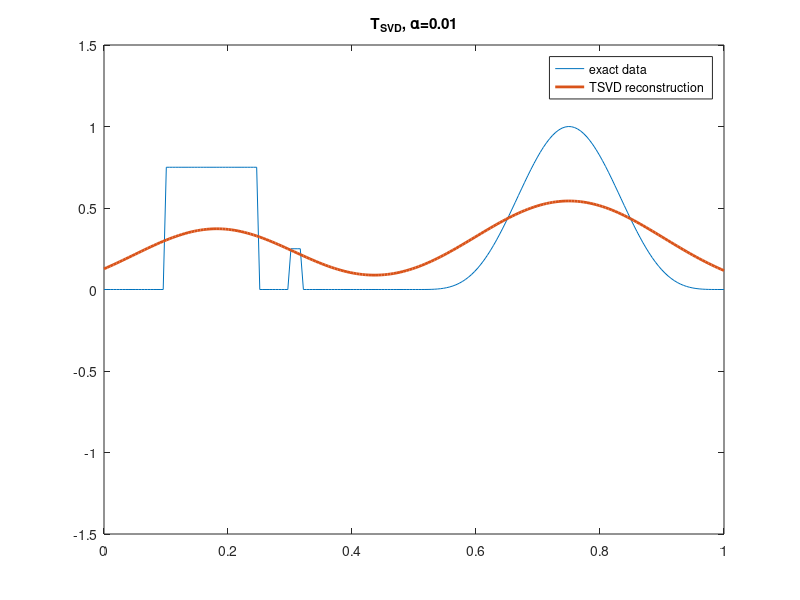

Reproduce this figure in MATLAB.
% Number of discretization points
% N = 200;
close all
N = 200;
C = 0.2;

K = zeros(N,N);
h = 1/N;
x = linspace(0,1,N)';

% discrete convolution matrix
for l = 1:N
    for k = 1:N
      %K(l,k)  = h * power(C,-2) * max(0,C-abs((l-k)*h));
      K(l,k)  = h * power(C,-2) * max(0,C-abs((l-k)*h));
    end
end

% exact parameters
p = 0.75 * (x > .1).*(x < .25) + 0.25 * (x > .3).*(x < .32) + power(sin(2*pi*x),4).*(x > 0.5) + 0.0 * cos(30*pi*x);

% convolved parameters
d = K * p;

% noisy data, noise has sigma (standard deviation) = 0.1
%dn = d + 0.1 * randn(N,1);
%n = sqrt(0.1)*randn(N,1);
n = 0.1*randn(N,1);
dn = d + n;
%plot(x,d,x,dn,'Linewidth', 2);
%legend('data', 'noisy data');
%print('data.pdf')

% TSVD regularization parameter
% alpha = 0.05;
alpha = 0.01;

% solve TSVD
[U,S,V] = svd(K);
for j=1:N,
  if S(j , j)*S(j , j) < alpha
    S(j , j) = 0;
  end    
end

% s is diag matrix of eigenvalues, so lets filter them
p_tsvd = U*S*V' * dn;
% comment out next 3 if you dont want figure
figure;
plot(x,p,x,p_tsvd,'Linewidth', 2), axis([0,1,-1.5,1.5]);
legend('exact data', 'TSVD reconstruction');
title(['T_{SVD}, \alpha=',num2str(alpha)])
print(['tsvd',num2str(alpha),'.pdf'])
